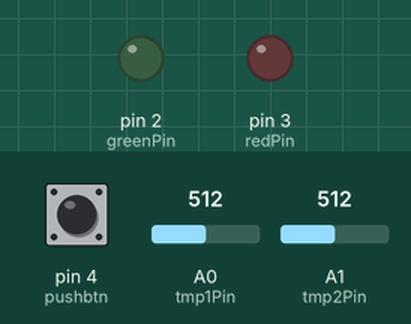
Bench run of a sketch on a simulated Arduino Uno, built with avr-gcc and run on an emulated ATmega328P. Shown: output pins drawn as LEDs (lit = HIGH). Inputs (shaded band) come from the test bench; at power-on: pin 4 (pushbtn) LOW, A0 (tmp1Pin) = 512, A1 (tmp2Pin) = 512.

Above: at 1.2 s.
1.3 s: pin 4 (pushbtn) pulled HIGH for 1 s
At 1.6 s:
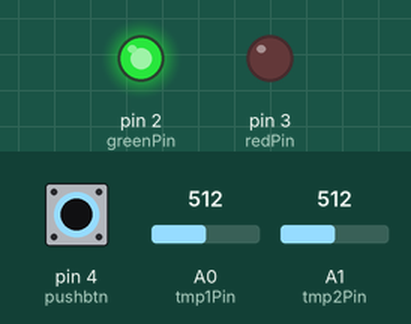
3.8 s: pin 4 (pushbtn) pulled HIGH for 3.2 s
At 8.7 s:
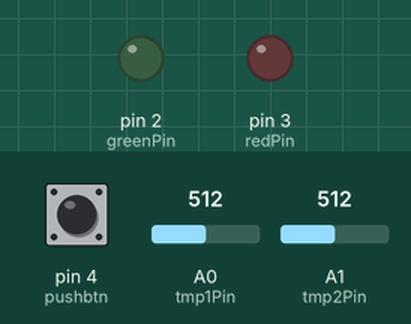
Timing chart, 0 to 10.2 s (numbered marks = the images above; inputs shaded):
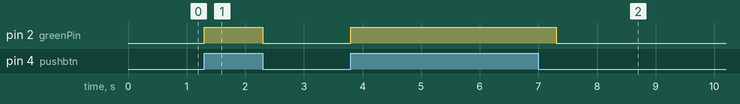

The sketch:

code.ino
```cpp
/*
Author: Thanos Moschou
Description: Exams 2023

Components:
1 Uno R3
1 RGB Led
3 Resistors 220 Ohm
1 Pushbutton
2 TMP36 temperature sensors
Jumper wires
*/

int redPin = 3;
int greenPin = 2;
int pushbtn = 4;

int tmp1Pin = A0;
int tmp2Pin = A1;

int LIMIT = 15;

void setup()
{
  pinMode(redPin, OUTPUT);
  pinMode(greenPin, OUTPUT);
  pinMode(tmp1Pin, INPUT);
  pinMode(tmp2Pin, INPUT);
  pinMode(pushbtn, INPUT);

  digitalWrite(redPin, LOW);
  digitalWrite(greenPin, LOW);
}

void loop()
{
  if (digitalRead(pushbtn) == HIGH) {
    int temp1 = 0.49 * analogRead(tmp1Pin) - 50;
    int temp2 = 0.49 * analogRead(tmp2Pin) - 50;

  	if (abs(temp1 - temp2) > LIMIT) {
      digitalWrite(redPin, HIGH);
      digitalWrite(greenPin, LOW);
    } else {
      digitalWrite(greenPin, HIGH);
      digitalWrite(redPin, LOW);
    }

    delay(500); // Normally it needs 5000 ms to simulate 5sec
    digitalWrite(redPin, LOW);
    digitalWrite(greenPin, LOW);
  }
}
```

Measured:
- after the input at 1.3 s, pin 2 (greenPin): LOW → HIGH at once, → LOW 1.0 s later
- after the input at 3.8 s, pin 2 (greenPin): LOW → HIGH at once, → LOW 3.5 s later
